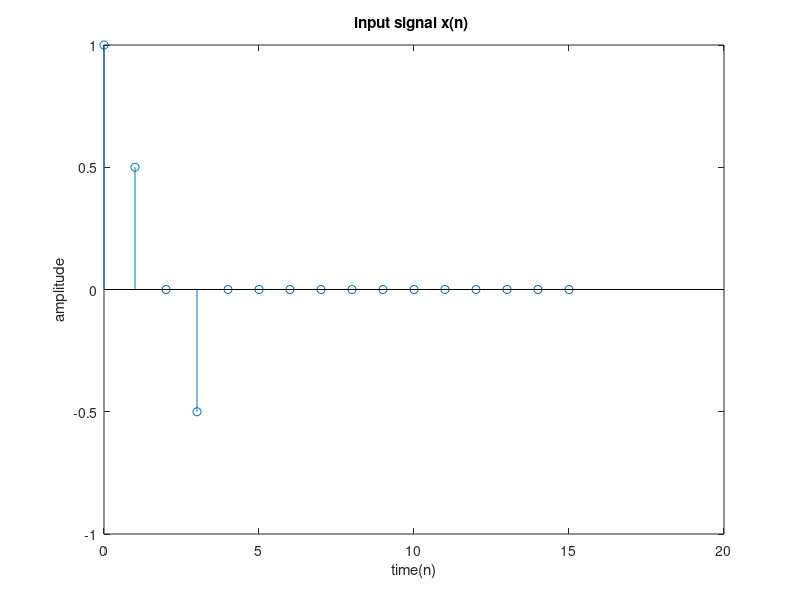
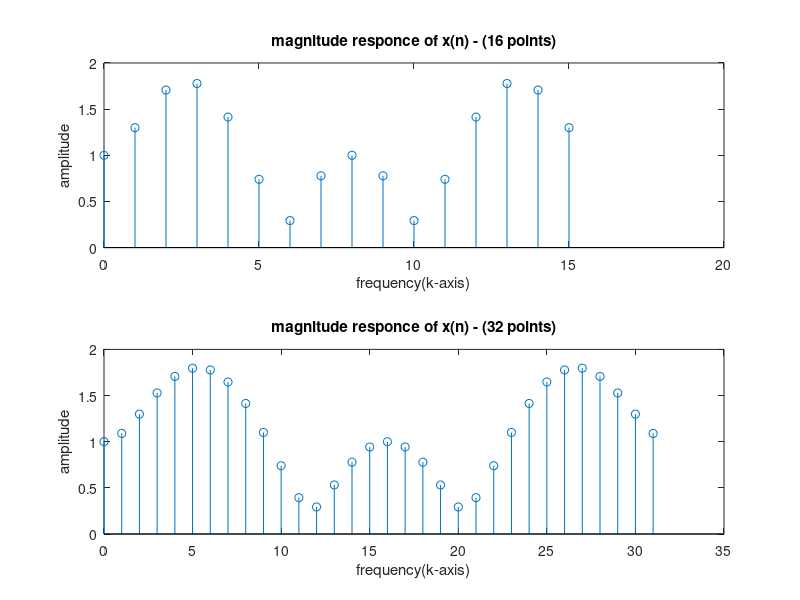

MATLAB code to generate these figures, in order:
clc;
clear all;
close all;


x=[1 0.5 0 -0.5];
N1=16;
N2=32;

r1=length(x);
p1=zeros(1,N1-r1);
p2=zeros(1,N2-r1);
x1=[x p1];
x2=[x p2];

y1=fft(x1,N1);
y2=fft(x2,N2);


n1=0:length(x1)-1;
n2=0:length(x2)-1;

k1=0:N1-1;
k2=0:N2-1;

%---16 point fft--
figure;
stem(n1,x1)
title('input signal x(n) ')
xlabel('time(n)')
ylabel('amplitude')

figure;
subplot(2,1,1)
stem(k1,abs(y1))
title('magnitude responce of x(n) - (16 points)')
xlabel('frequency(k-axis)')
ylabel('amplitude')



%---32 point fft-----


subplot(2,1,2)
stem(k2,abs(y2))
title('magnitude responce of x(n) - (32 points)')
xlabel('frequency(k-axis)')
ylabel('amplitude')



